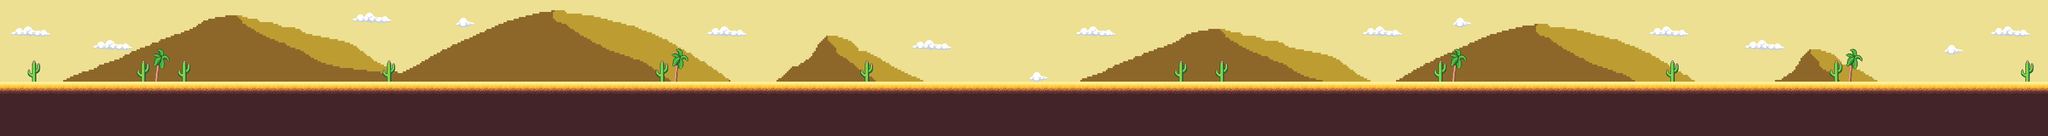

Below is a game level as drawn by its tile map, then a one-line description and the .tmx that defines it (tile-layer data replaced by summaries):
An orthogonal 150x10 tile map with 32x32 px tiles, 3 tile layers (Back, Background, Main), 5 tilesets.

<map version="1.10" tiledversion="1.10.2" orientation="orthogonal" renderorder="right-down" width="150" height="10" tilewidth="32" tileheight="32" infinite="0" nextlayerid="4" nextobjectid="1">
 <tileset firstgid="1" source="../Desert/BG2.tsx" />
 <tileset firstgid="2665" source="../Desert/BG1.tsx" />
 <tileset firstgid="5329" source="../Desert/Clouds.tsx" />
 <tileset firstgid="5429" source="../Desert/tilesetsand.tsx" />
 <tileset firstgid="5469" source="../Desert/desertFoliage.tsx" />
 <layer id="3" name="Back" width="150" height="10">
  <data>[1500 cells, 1425 non-empty, 9 distinct tile ids]</data>
 </layer>
 <layer id="1" name="Background" width="150" height="10">
  <data>[1500 cells, 1500 non-empty, 798 distinct tile ids]</data>
 </layer>
 <layer id="2" name="Main" width="150" height="10">
  <data>[1500 cells, 736 non-empty, 20 distinct tile ids]</data>
 </layer>
</map>
